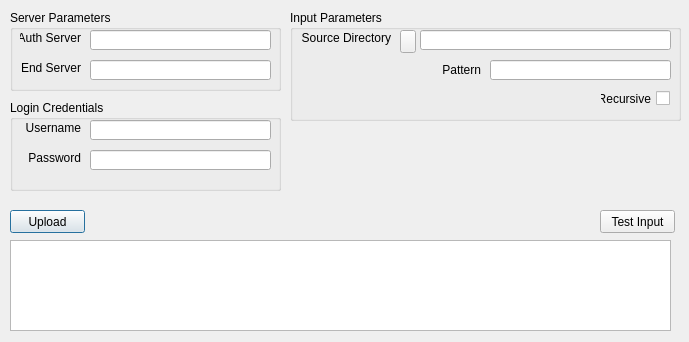
<?xml version="1.0" encoding="UTF-8"?>
<ui version="4.0">
 <class>Dialog_UploadTool</class>
 <widget class="QDialog" name="Dialog_UploadTool">
  <property name="geometry">
   <rect>
    <x>0</x>
    <y>0</y>
    <width>689</width>
    <height>342</height>
   </rect>
  </property>
  <property name="windowTitle">
   <string>Dialog</string>
  </property>
  <widget class="QTextEdit" name="textEdit_Log">
   <property name="geometry">
    <rect>
     <x>10</x>
     <y>240</y>
     <width>661</width>
     <height>91</height>
    </rect>
   </property>
   <property name="textInteractionFlags">
    <set>Qt::NoTextInteraction</set>
   </property>
  </widget>
  <widget class="QPushButton" name="pushButton_Upload">
   <property name="geometry">
    <rect>
     <x>10</x>
     <y>210</y>
     <width>75</width>
     <height>23</height>
    </rect>
   </property>
   <property name="text">
    <string>Upload</string>
   </property>
  </widget>
  <widget class="QGroupBox" name="groupBox_ServerParams">
   <property name="geometry">
    <rect>
     <x>10</x>
     <y>10</y>
     <width>271</width>
     <height>81</height>
    </rect>
   </property>
   <property name="title">
    <string>Server Parameters</string>
   </property>
   <widget class="QLineEdit" name="lineEdit_AuthServer">
    <property name="geometry">
     <rect>
      <x>80</x>
      <y>20</y>
      <width>181</width>
      <height>20</height>
     </rect>
    </property>
   </widget>
   <widget class="QLineEdit" name="lineEdit_EndServer">
    <property name="geometry">
     <rect>
      <x>80</x>
      <y>50</y>
      <width>181</width>
      <height>20</height>
     </rect>
    </property>
   </widget>
   <widget class="QLabel" name="label_EndServer">
    <property name="geometry">
     <rect>
      <x>10</x>
      <y>50</y>
      <width>61</width>
      <height>16</height>
     </rect>
    </property>
    <property name="text">
     <string>End Server</string>
    </property>
    <property name="alignment">
     <set>Qt::AlignRight|Qt::AlignTrailing|Qt::AlignVCenter</set>
    </property>
   </widget>
   <widget class="QLabel" name="label_AuthServer">
    <property name="geometry">
     <rect>
      <x>10</x>
      <y>20</y>
      <width>61</width>
      <height>16</height>
     </rect>
    </property>
    <property name="text">
     <string>Auth Server</string>
    </property>
    <property name="alignment">
     <set>Qt::AlignRight|Qt::AlignTrailing|Qt::AlignVCenter</set>
    </property>
   </widget>
  </widget>
  <widget class="QGroupBox" name="groupBox_InputParams">
   <property name="geometry">
    <rect>
     <x>290</x>
     <y>10</y>
     <width>391</width>
     <height>111</height>
    </rect>
   </property>
   <property name="title">
    <string>Input Parameters</string>
   </property>
   <widget class="QLineEdit" name="lineEdit_SourceDir">
    <property name="geometry">
     <rect>
      <x>130</x>
      <y>20</y>
      <width>251</width>
      <height>20</height>
     </rect>
    </property>
    <property name="readOnly">
     <bool>true</bool>
    </property>
   </widget>
   <widget class="QLabel" name="label_SourceDir">
    <property name="geometry">
     <rect>
      <x>10</x>
      <y>20</y>
      <width>91</width>
      <height>16</height>
     </rect>
    </property>
    <property name="text">
     <string>Source Directory</string>
    </property>
    <property name="alignment">
     <set>Qt::AlignRight|Qt::AlignTrailing|Qt::AlignVCenter</set>
    </property>
   </widget>
   <widget class="QLineEdit" name="lineEdit_Pattern">
    <property name="geometry">
     <rect>
      <x>200</x>
      <y>50</y>
      <width>181</width>
      <height>20</height>
     </rect>
    </property>
   </widget>
   <widget class="QLabel" name="label_Pattern">
    <property name="geometry">
     <rect>
      <x>100</x>
      <y>50</y>
      <width>91</width>
      <height>20</height>
     </rect>
    </property>
    <property name="text">
     <string>Pattern</string>
    </property>
    <property name="alignment">
     <set>Qt::AlignRight|Qt::AlignTrailing|Qt::AlignVCenter</set>
    </property>
   </widget>
   <widget class="QCheckBox" name="checkBox_Recursive">
    <property name="geometry">
     <rect>
      <x>310</x>
      <y>80</y>
      <width>70</width>
      <height>17</height>
     </rect>
    </property>
    <property name="layoutDirection">
     <enum>Qt::RightToLeft</enum>
    </property>
    <property name="text">
     <string>Recursive</string>
    </property>
   </widget>
   <widget class="QPushButton" name="pushButton_SelectSourceDir">
    <property name="geometry">
     <rect>
      <x>110</x>
      <y>20</y>
      <width>16</width>
      <height>23</height>
     </rect>
    </property>
    <property name="text">
     <string/>
    </property>
   </widget>
  </widget>
  <widget class="QPushButton" name="pushButton_TestInput">
   <property name="geometry">
    <rect>
     <x>600</x>
     <y>210</y>
     <width>75</width>
     <height>23</height>
    </rect>
   </property>
   <property name="text">
    <string>Test Input</string>
   </property>
  </widget>
  <widget class="QGroupBox" name="groupBox_LoginCredentials">
   <property name="geometry">
    <rect>
     <x>10</x>
     <y>100</y>
     <width>271</width>
     <height>91</height>
    </rect>
   </property>
   <property name="title">
    <string>Login Credentials</string>
   </property>
   <widget class="QLabel" name="label_Username">
    <property name="geometry">
     <rect>
      <x>10</x>
      <y>20</y>
      <width>61</width>
      <height>16</height>
     </rect>
    </property>
    <property name="layoutDirection">
     <enum>Qt::RightToLeft</enum>
    </property>
    <property name="text">
     <string>Username</string>
    </property>
    <property name="alignment">
     <set>Qt::AlignRight|Qt::AlignTrailing|Qt::AlignVCenter</set>
    </property>
   </widget>
   <widget class="QLabel" name="label_Password">
    <property name="geometry">
     <rect>
      <x>10</x>
      <y>50</y>
      <width>61</width>
      <height>16</height>
     </rect>
    </property>
    <property name="layoutDirection">
     <enum>Qt::RightToLeft</enum>
    </property>
    <property name="text">
     <string>Password</string>
    </property>
    <property name="alignment">
     <set>Qt::AlignRight|Qt::AlignTrailing|Qt::AlignVCenter</set>
    </property>
   </widget>
   <widget class="QLineEdit" name="lineEdit_Username">
    <property name="geometry">
     <rect>
      <x>80</x>
      <y>20</y>
      <width>181</width>
      <height>20</height>
     </rect>
    </property>
   </widget>
   <widget class="QLineEdit" name="lineEdit_Password">
    <property name="geometry">
     <rect>
      <x>80</x>
      <y>50</y>
      <width>181</width>
      <height>20</height>
     </rect>
    </property>
   </widget>
  </widget>
 </widget>
 <resources/>
 <connections/>
</ui>
